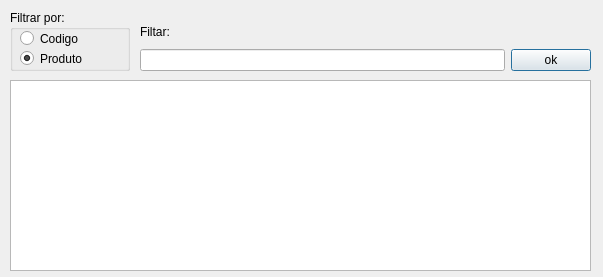
<?xml version="1.0" encoding="UTF-8"?>
<ui version="4.0">
 <class>fm_pesquisar_produto</class>
 <widget class="QDialog" name="fm_pesquisar_produto">
  <property name="geometry">
   <rect>
    <x>0</x>
    <y>0</y>
    <width>603</width>
    <height>277</height>
   </rect>
  </property>
  <property name="windowTitle">
   <string>Pesquisar produtos</string>
  </property>
  <property name="windowIcon">
   <iconset resource="resources.qrc">
    <normaloff>:/imagens/img/images.png</normaloff>:/imagens/img/images.png</iconset>
  </property>
  <widget class="QLabel" name="label">
   <property name="geometry">
    <rect>
     <x>20</x>
     <y>20</y>
     <width>47</width>
     <height>13</height>
    </rect>
   </property>
   <property name="text">
    <string/>
   </property>
  </widget>
  <widget class="QTableWidget" name="tw_pp_produtos">
   <property name="geometry">
    <rect>
     <x>10</x>
     <y>80</y>
     <width>581</width>
     <height>191</height>
    </rect>
   </property>
  </widget>
  <widget class="QGroupBox" name="groupBox">
   <property name="geometry">
    <rect>
     <x>10</x>
     <y>10</y>
     <width>120</width>
     <height>61</height>
    </rect>
   </property>
   <property name="title">
    <string>Filtrar por:</string>
   </property>
   <widget class="QRadioButton" name="rb_pp_codigo">
    <property name="geometry">
     <rect>
      <x>10</x>
      <y>20</y>
      <width>82</width>
      <height>17</height>
     </rect>
    </property>
    <property name="text">
     <string>Codigo</string>
    </property>
    <property name="checkable">
     <bool>true</bool>
    </property>
   </widget>
   <widget class="QRadioButton" name="rb_pp_produto">
    <property name="geometry">
     <rect>
      <x>10</x>
      <y>40</y>
      <width>82</width>
      <height>17</height>
     </rect>
    </property>
    <property name="text">
     <string>Produto</string>
    </property>
    <property name="checked">
     <bool>true</bool>
    </property>
   </widget>
  </widget>
  <widget class="QWidget" name="layoutWidget">
   <property name="geometry">
    <rect>
     <x>140</x>
     <y>20</y>
     <width>451</width>
     <height>51</height>
    </rect>
   </property>
   <layout class="QVBoxLayout" name="verticalLayout_9">
    <item>
     <widget class="QLabel" name="label_13">
      <property name="text">
       <string>Filtar:</string>
      </property>
     </widget>
    </item>
    <item>
     <layout class="QHBoxLayout" name="horizontalLayout_4">
      <item>
       <widget class="QLineEdit" name="txt_pp_filtrar"/>
      </item>
      <item>
       <widget class="QPushButton" name="btn_pp_filtrar">
        <property name="text">
         <string>ok</string>
        </property>
       </widget>
      </item>
     </layout>
    </item>
   </layout>
  </widget>
 </widget>
 <resources>
  <include location="resources.qrc"/>
 </resources>
 <connections/>
</ui>
